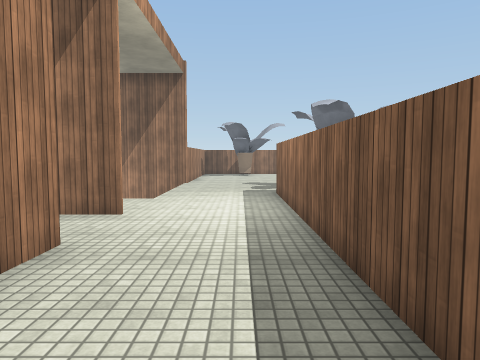
view 1 (above)

17 first-person views from a walk through a Unity game level. The camera is 1.5 m above the floor, tilts 4° down and sees 70° across. The floor is counted in squares, 1.33 m on a side. Each view is taken from the middle of a square. On the plan, view 1 faces up. The plan holds only what a view shows up to about 13 squares ahead; the rest is blank. The player is left out. Door leaves are left out, so doorways stand open. Surface patterns are stand-ins for the level's own textures.

view 2
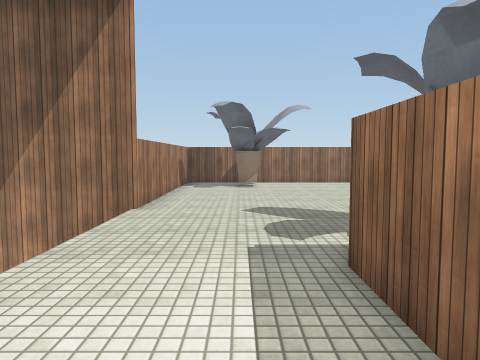

view 3
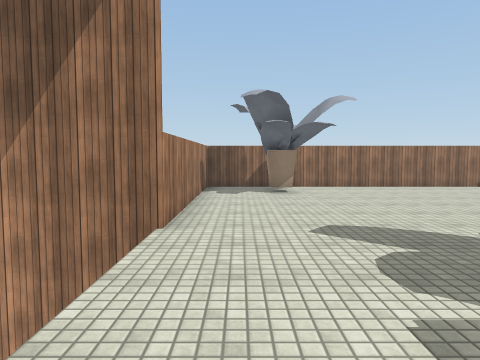

view 4
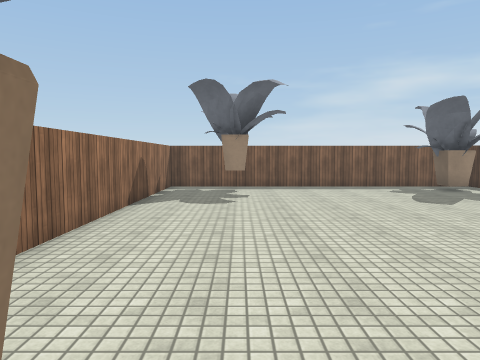

view 5
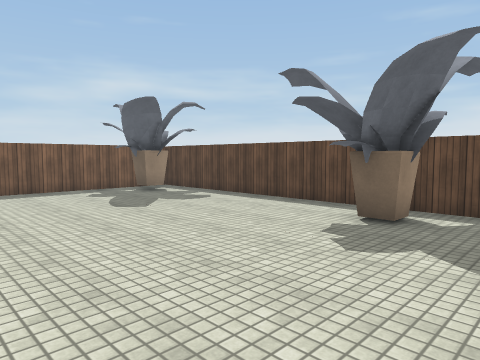

view 6
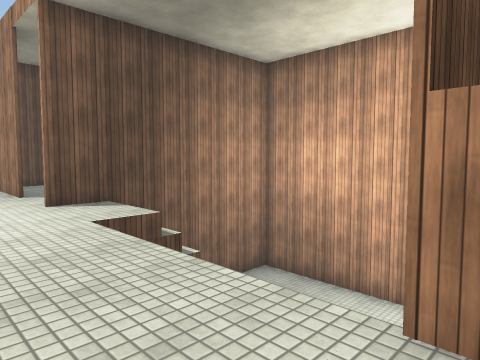

view 7
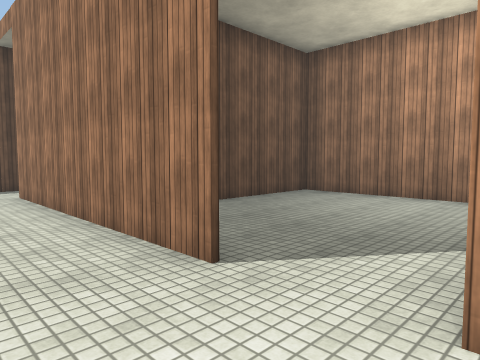

view 8
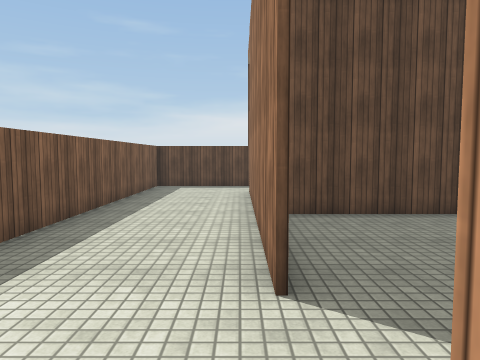

view 9
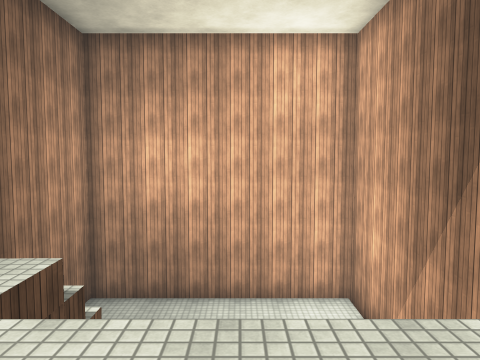

view 10
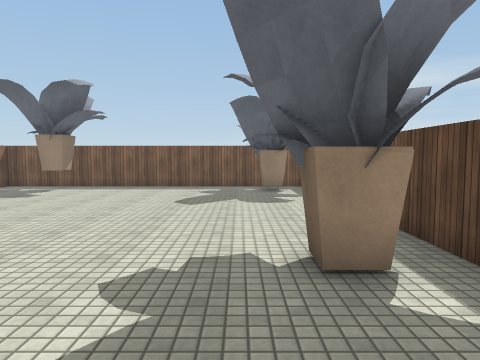

view 11
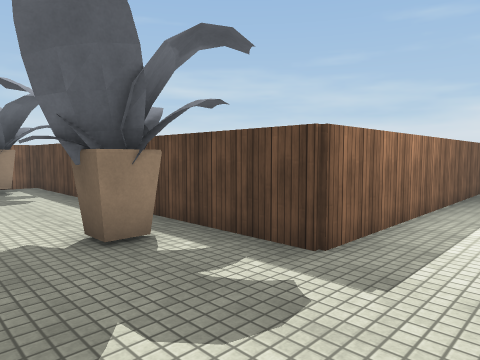

view 12
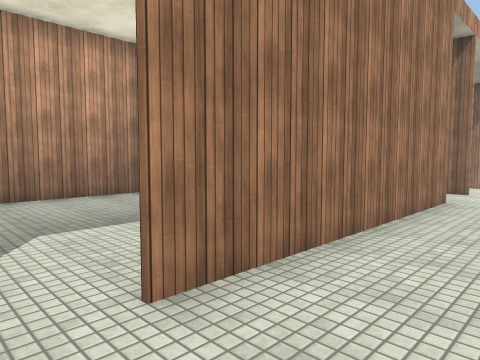

view 13
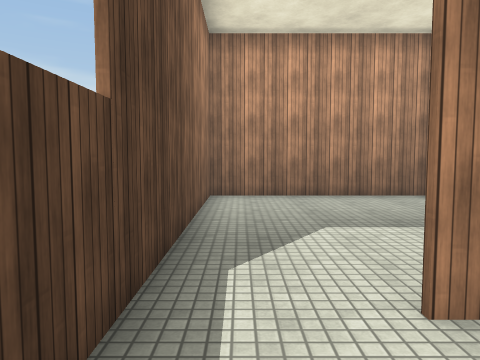

view 14
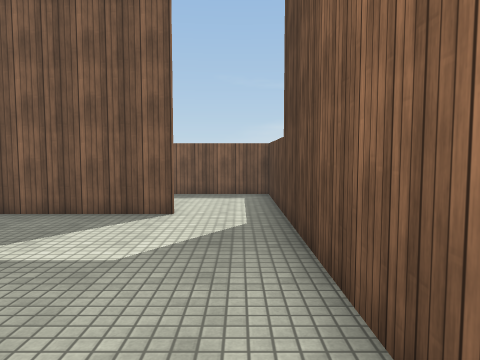

view 15
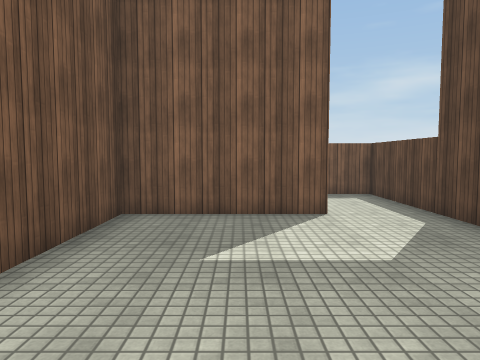

view 16
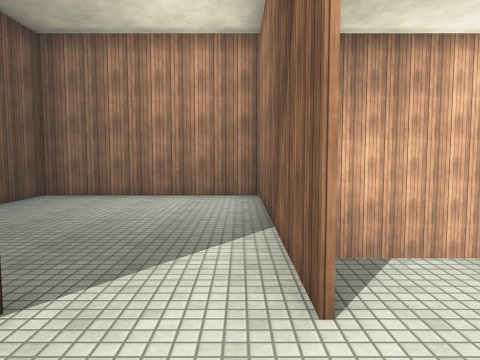

view 17
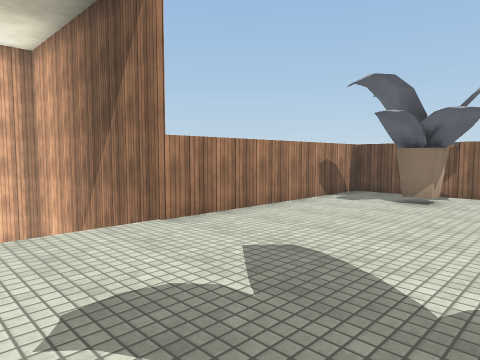

### Floor plan
Key: @ floor where view 1 was taken; # wall or solid block; . floor; D open door; v drop or lower ground; O other object.
Columns run from 10 left of view 1 to 13 right of it. Each row starts with its distance up from view 1.
 22         ################
 21         #..............#
 20         #.O............#
 19         #............OO#
 18         #..............#
 17         #..............#
 16         #..............#
 15        ##..............#
 14 ########...............#
 13 #vv     ...............#
 12 #vv     .....OO......OO#
 11 #vv     ...............#
 10 #vv     ...#############
  9 #vv  vvv...#
  8 #vv   v....#
  7 ########...#
  6 #.......D..#
  5 #.......D..#
  4 #.......#..#
  3 #.......#..#
  2 #.......#..#
  1 #.......#..#
  0 #########.@#
 -1 #.......#..#
 -2 #.......#..#
 -3 #.......#..#
 -4 #.......D..#
 -5 #.......D..#
 -6 ############

Where each view was taken, in squares from view 1:
view 1: 0 up, 0 right, facing up
view 2: 7 up, 0 right, facing up
view 3: 9 up, 1 left, facing up
view 4: 19 up, 0 right, facing right
view 5: 18 up, 1 right, facing down-right
view 6: 15 up, 0 right, facing down-left
view 7: 7 up, 0 right, facing down-left
view 8: 7 up, 2 left, facing down
view 9: 11 up, 0 right, facing left
view 10: 13 up, 0 right, facing right
view 11: 14 up, 1 left, facing down-right
view 12: 5 down, 0 right, facing up-left
view 13: 5 down, 0 right, facing left
view 14: 5 down, 9 left, facing right
view 15: 2 down, 9 left, facing right
view 16: 6 up, 0 right, facing left
view 17: 11 up, 3 right, facing up-left
